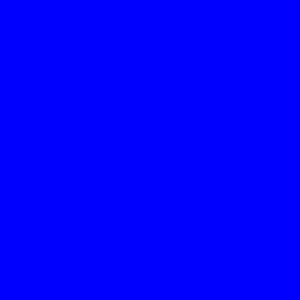
Frame 1 (no input)
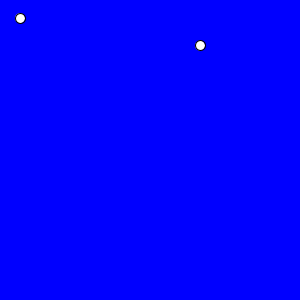
Frame 60 (the mouse pressed at the canvas centre just before this capture)
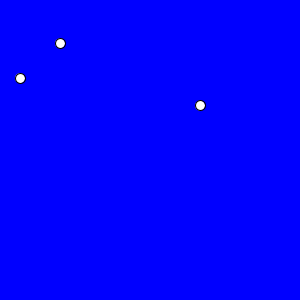
Frame 120 (the mouse held since frame 60 and released just before this capture)

The Processing sketch that drew these frames (run headless with seeded random() and noise(); from frame 60 on, the mouse is pressed at the canvas centre):

// Processing sketch: move_array
// ── move_array.pde
float[]x = {20, 60, 200};
float[]y = {random(-100,-10), random(-100,-10), random(-100,-10)};

void setup() {
  size(300, 300);
}

void draw() {
  background(0,0,255);

  for (int i=0;i<y.length;i++) {
    y[i]++;
    ellipse(x[i], y[i], 10, 10);
    if (y[i] > height) {
      y[i] = random(-100,-10);
      x[i] = random(width);
    }
  }
}
